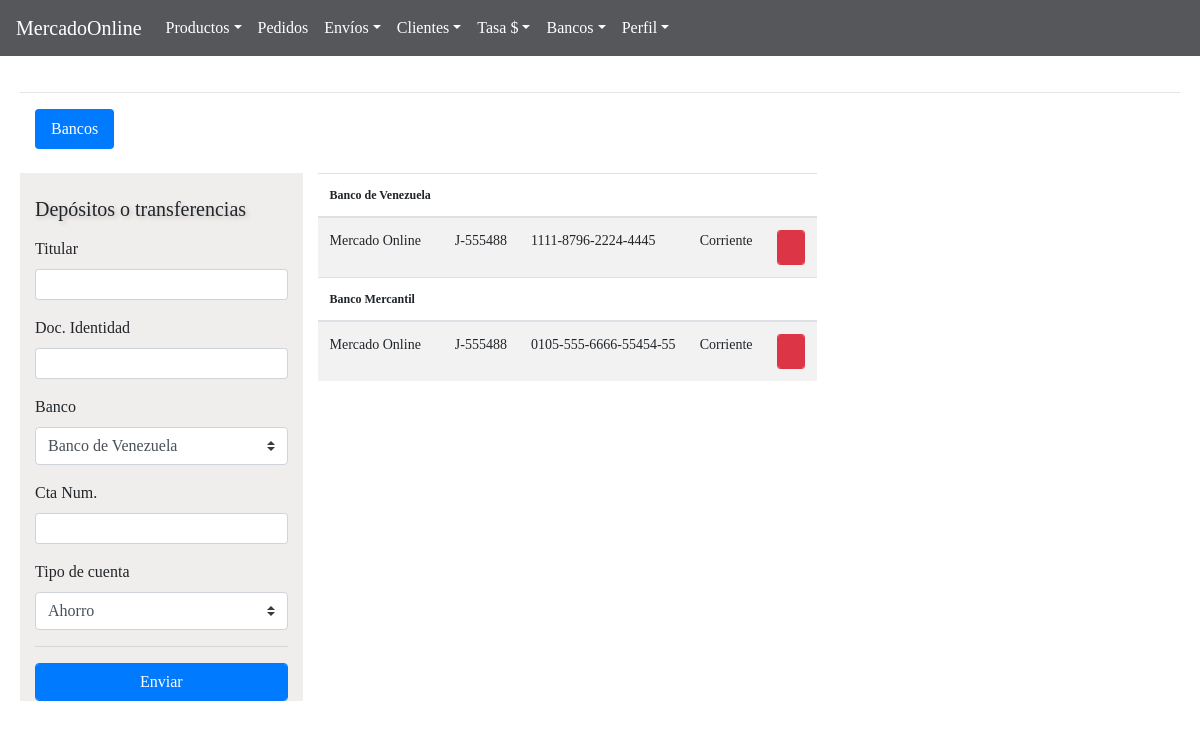
Page /BackAdmin/index.php?action=banks (signed in) on the earlier database version.
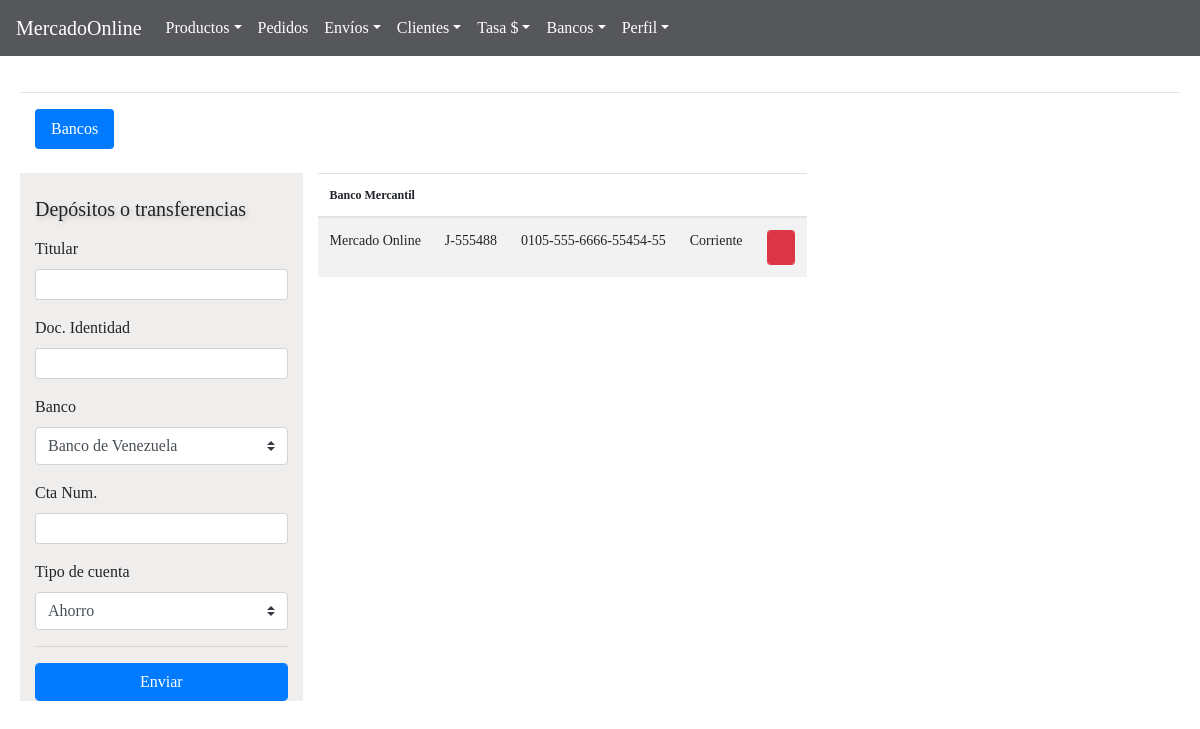
Same page on the later database version.
### tables this page shows
CREATE TABLE `bancos` (
  `id` int(11) NOT NULL,
  `possessor` text NOT NULL,
  `document` text NOT NULL,
  `bank` text NOT NULL,
  `countnum` text NOT NULL,
  `typecount` text NOT NULL,
  `enable` int(11) NOT NULL
);

### BackAdmin/models/connection.php (called while the page is built)
<?php
class connection{
	 public static function connect(){
	 	$link = new PDO("mysql:host=localhost;dbname=mercadoonline","root","");
	 	return $link;
	 }
}

### BackAdmin/models/banksModel.php (called while the page is built, shortened)
<?php
require_once "connection.php";
class bankModel{
 		 public static function viewBankModel($table){
 			 $stmt = connection::connect()->prepare("SELECT id,bank, document, possessor, countnum, typecount FROM $table");
		 	$stmt -> execute();
		 	return $stmt->fetchAll();
 		 }
}

### BackAdmin/controllers/controllerPage.php (called while the page is built)
<?php
class page{
 public static function template(){
 			include "views/template.php";
 		}
 public static function pageConnectController(){
if (isset( $_GET["action"])) {
	 	$controllerPage = $_GET["action"];
}
else{
	$controllerPage ="index";
}
 	$answer = pageModel::pageConnectModel($controllerPage);
 	include $answer;
 }
}

### BackAdmin/controllers/banksController.php (the view, shortened to what this page needs)
	<?php
class bankController{
	   public static function viewBankController(){
	   	$answer = bankModel::viewBankModel("bancos");
	   	foreach ($answer as $row => $item) {
	   		$row = $row+1;
	   			echo '<thead style="font-family: ubuntu-light; font-size: 12px">
				<tr>
				<th>'.$item["bank"].'</th>
				<th></th>
				<th></th>
				<th></th>
				<th></th>
				</tr>
				</thead>
				<tbody>
			<tr style="font-family: ubuntu-light; font-size: 14px">
				<td>'.$item["possessor"].'</td>
				<td>'.$item["document"].'</td>
				<td>'.$item["countnum"].'</td>
				<td>'.$item["typecount"].'</td>
				<td>
 	 			<a href="#delete'.$row.'"data-toggle="modal">
 	 			<button type="button" class="form-control btn btn-danger fa fa-trash btn-sm"></button></a>
 	 			<div class="modal fade" id="delete'.$row.'" tabindex="-1" role="dialog" aria-labelledby="myModalLabel" ariahidden="true">
				<div class="modal-dialog" role="document" style="">
				<div class="modal-content">
				<div class="modal-header">
				<button type="button" class="close" data-dismiss="modal" aria-label="Close">
				<span aria-hidden="true">&times;</span> </button>
				</div>
				<div class="modal-body"  style="text-align: center; margin: 0%;">
				<h4>¿Desea borrar el banco?</h4>
				<br>
				<form method="post" enctype="multipart/form-data">
					<h6>'.$item["bank"].'</h6>
					<h6>'.$item["possessor"].'</h6>
					<h6>'.$item["countnum"].'</h6>
					<h6>'.$item["typecount"].'</h6>
				<div class="form-group row">
				<div class="col-sm-4">
				<input type="text" class="form-control" value="'.$item["id"].'"    name="deleteIdBank" readonly style="display:none" >
				</div>
				</div>
				<div class="row container-fluid">
				<div class="col-sm-6">
				<button type="submit" class="fa fa-check  form-control btn-success" 	aria-label="close"></button>
				</div>
				</form>
				<div class="col-sm-6">
				<button type="button" class="fa fa-close  form-control btn-danger" class="close" data-dismiss="modal" aria-label="close"></button>
				</div>
				</div>
				</div>
				</td>
			</tr>
		</tbody>';
	   					}
			   	}
}

Differences in the rows shown:
removed bancos: bank "Banco de Venezuela", possessor "Mercado Online", document "J-555488", countnum "1111-8796-2224-4445", typecount "Corriente"
